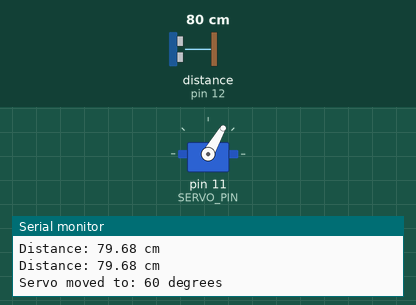
Simulated run of this sketch. Board: Arduino Uno, built with avr-gcc and run on an emulated ATmega328P. Shown: servo, the last lines printed to the serial monitor. Wiring (inferred from the names in the program): ultrasonic range finder: trigger pin 13; echo pin 12. The test bench sets the inputs (shaded band); at power-on: distance to the obstacle (sensor on pin 12) 80 cm. The echo pulse lasts 58.3 µs per cm.

Above: at 4.3 s.
4.4 s: distance to the obstacle (sensor on pin 12) set to 250 cm
At 7.3 s:
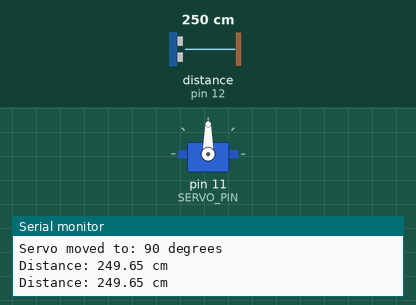
13.4 s: distance to the obstacle (sensor on pin 12) set to 299 cm
At 15.7 s:
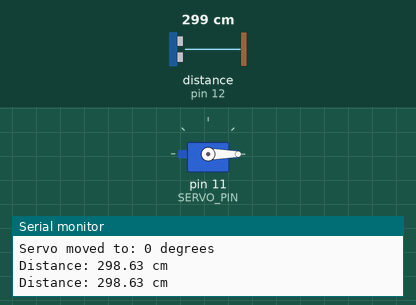
Timing chart, 0 to 22.1 s (numbered marks = the images above; inputs shaded):
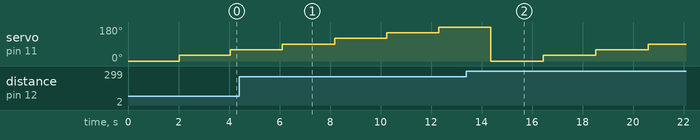

The sketch:

ScanBot.ino
```cpp
#include <Servo.h>  // Include the Servo library

#define TRIG_PIN 13
#define ECHO_PIN 12
#define SERVO_PIN 11

Servo myServo;  // Create a Servo object
unsigned long previousMillis = 0;  // Store the last time the servo moved
const long interval = 2000;  // Interval at which to move the servo (2 seconds)

void setup() {
  pinMode(TRIG_PIN, OUTPUT);
  pinMode(ECHO_PIN, INPUT);
  Serial.begin(9600);

  myServo.attach(SERVO_PIN);  // Attach the servo to the specified pin
  myServo.write(0);  // Set the initial position of the servo to 0 degrees
}

void loop() {
  float distance = measureDistance();
  printDistanceOrNotify(distance);

  // Move the servo if the interval has passed
  moveServoIfNeeded();

  delay(500);  // Wait for 500ms before the next distance reading
}

// Function to trigger the sensor and measure distance
float measureDistance() {
  long duration;
  // Ensure the trigger pin is low before starting
  digitalWrite(TRIG_PIN, LOW);
  delayMicroseconds(2);
  // Send a 10us HIGH pulse to trigger the sensor
  digitalWrite(TRIG_PIN, HIGH);
  delayMicroseconds(10);
  digitalWrite(TRIG_PIN, LOW);
  // Measure the duration of the echo pulse in microseconds
  duration = pulseIn(ECHO_PIN, HIGH, 30000);  // Timeout after 30ms
  // If no pulse detected, return -1
  return (duration == 0) ? -1 : (duration * 0.0343) / 2;
}

// Function to print the distance or notify if no object is detected
void printDistanceOrNotify(float distance) {
  if (distance < 0) {
    Serial.println("No object detected");
  } else {
    Serial.print("Distance: ");
    Serial.print(distance);
    Serial.println(" cm");
  }
}

// Function to move the servo
void moveServoIfNeeded() {
  static unsigned long lastMoveTime = 0;  // Store the last time the servo moved
  unsigned long currentMillis = millis();  // Get the current time
  // Check if 2 seconds have passed
  if (currentMillis - lastMoveTime >= interval) {
    lastMoveTime = currentMillis;  // Update the last move time
    int pos = getNextServoPosition();  // Get the next position for the servo
    myServo.write(pos);  // Move the servo to the new position
    printServoPosition(pos);  // Print the new position
  }
}

// Function to get the next position of the servo
int getNextServoPosition() {
  static int pos = 0;  // Current position of the servo
  pos += 30;  // Increment the position by 30 degrees
  // Reset position if it exceeds 180 degrees
  if (pos > 180) {
    pos = 0;
  }
  return pos;  // Return the new position
}

// Function to print the current servo position
void printServoPosition(int pos) {
  Serial.print("Servo moved to: ");
  Serial.print(pos);
  Serial.println(" degrees");
}
```
